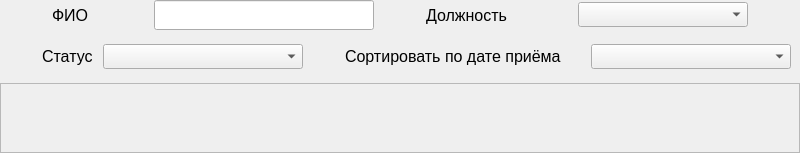
               <widget class="QWidget" name="employeesPage">
                <layout class="QVBoxLayout" name="verticalLayout_17">
                 <property name="spacing">
                  <number>0</number>
                 </property>
                 <property name="leftMargin">
                  <number>0</number>
                 </property>
                 <property name="topMargin">
                  <number>0</number>
                 </property>
                 <property name="rightMargin">
                  <number>0</number>
                 </property>
                 <property name="bottomMargin">
                  <number>0</number>
                 </property>
                 <item alignment="Qt::AlignTop">
                  <widget class="QWidget" name="efiltersWidget" native="true">
                   <property name="minimumSize">
                    <size>
                     <width>0</width>
                     <height>80</height>
                    </size>
                   </property>
                   <layout class="QVBoxLayout" name="verticalLayout_39">
                    <property name="spacing">
                     <number>0</number>
                    </property>
                    <property name="leftMargin">
                     <number>0</number>
                    </property>
                    <property name="topMargin">
                     <number>0</number>
                    </property>
                    <property name="rightMargin">
                     <number>0</number>
                    </property>
                    <property name="bottomMargin">
                     <number>5</number>
                    </property>
                    <item alignment="Qt::AlignTop">
                     <widget class="QWidget" name="widget_25" native="true">
                      <property name="minimumSize">
                       <size>
                        <width>800</width>
                        <height>0</height>
                       </size>
                      </property>
                      <property name="maximumSize">
                       <size>
                        <width>800</width>
                        <height>16777215</height>
                       </size>
                      </property>
                      <layout class="QHBoxLayout" name="horizontalLayout_31">
                       <property name="spacing">
                        <number>0</number>
                       </property>
                       <property name="leftMargin">
                        <number>0</number>
                       </property>
                       <property name="topMargin">
                        <number>0</number>
                       </property>
                       <property name="rightMargin">
                        <number>0</number>
                       </property>
                       <property name="bottomMargin">
                        <number>0</number>
                       </property>
                       <item>
                        <widget class="QLabel" name="label54">
                         <property name="minimumSize">
                          <size>
                           <width>50</width>
                           <height>30</height>
                          </size>
                         </property>
                         <property name="maximumSize">
                          <size>
                           <width>50</width>
                           <height>30</height>
                          </size>
                         </property>
                         <property name="font">
                          <font>
                           <pointsize>12</pointsize>
                          </font>
                         </property>
                         <property name="text">
                          <string>ФИО</string>
                         </property>
                        </widget>
                       </item>
                       <item>
                        <widget class="QLineEdit" name="fioLineEdit">
                         <property name="minimumSize">
                          <size>
                           <width>220</width>
                           <height>30</height>
                          </size>
                         </property>
                         <property name="maximumSize">
                          <size>
                           <width>220</width>
                           <height>30</height>
                          </size>
                         </property>
                         <property name="font">
                          <font>
                           <pointsize>12</pointsize>
                          </font>
                         </property>
                        </widget>
                       </item>
                       <item>
                        <widget class="QLabel" name="label_6">
                         <property name="minimumSize">
                          <size>
                           <width>100</width>
                           <height>30</height>
                          </size>
                         </property>
                         <property name="maximumSize">
                          <size>
                           <width>100</width>
                           <height>30</height>
                          </size>
                         </property>
                         <property name="font">
                          <font>
                           <pointsize>12</pointsize>
                          </font>
                         </property>
                         <property name="text">
                          <string>Должность</string>
                         </property>
                        </widget>
                       </item>
                       <item>
                        <widget class="QComboBox" name="ePositionComboBox">
                         <property name="minimumSize">
                          <size>
                           <width>170</width>
                           <height>25</height>
                          </size>
                         </property>
                         <property name="maximumSize">
                          <size>
                           <width>170</width>
                           <height>25</height>
                          </size>
                         </property>
                         <property name="font">
                          <font>
                           <pointsize>12</pointsize>
                          </font>
                         </property>
                        </widget>
                       </item>
                      </layout>
                     </widget>
                    </item>
                    <item alignment="Qt::AlignTop">
                     <widget class="QWidget" name="widget_24" native="true">
                      <property name="minimumSize">
                       <size>
                        <width>0</width>
                        <height>35</height>
                       </size>
                      </property>
                      <property name="maximumSize">
                       <size>
                        <width>800</width>
                        <height>48</height>
                       </size>
                      </property>
                      <layout class="QHBoxLayout" name="horizontalLayout_32">
                       <item alignment="Qt::AlignHCenter">
                        <widget class="QWidget" name="widget_21" native="true">
                         <property name="minimumSize">
                          <size>
                           <width>265</width>
                           <height>35</height>
                          </size>
                         </property>
                         <property name="maximumSize">
                          <size>
                           <width>16777215</width>
                           <height>16777215</height>
                          </size>
                         </property>
                         <layout class="QHBoxLayout" name="horizontalLayout_28">
                          <property name="spacing">
                           <number>0</number>
                          </property>
                          <property name="leftMargin">
                           <number>0</number>
                          </property>
                          <property name="topMargin">
                           <number>0</number>
                          </property>
                          <property name="rightMargin">
                           <number>0</number>
                          </property>
                          <property name="bottomMargin">
                           <number>0</number>
                          </property>
                          <item>
                           <widget class="QLabel" name="label55">
                            <property name="minimumSize">
                             <size>
                              <width>60</width>
                              <height>30</height>
                             </size>
                            </property>
                            <property name="maximumSize">
                             <size>
                              <width>60</width>
                              <height>30</height>
                             </size>
                            </property>
                            <property name="font">
                             <font>
                              <pointsize>12</pointsize>
                             </font>
                            </property>
                            <property name="text">
                             <string>Статус</string>
                            </property>
                           </widget>
                          </item>
                          <item>
                           <widget class="QComboBox" name="eStatusComboBox">
                            <property name="minimumSize">
                             <size>
                              <width>200</width>
                              <height>25</height>
                             </size>
                            </property>
                            <property name="maximumSize">
                             <size>
                              <width>200</width>
                              <height>25</height>
                             </size>
                            </property>
                            <property name="font">
                             <font>
                              <pointsize>12</pointsize>
                             </font>
                            </property>
                           </widget>
                          </item>
                         </layout>
                        </widget>
                       </item>
                       <item alignment="Qt::AlignHCenter">
                        <widget class="QWidget" name="widget_40" native="true">
                         <property name="minimumSize">
                          <size>
                           <width>320</width>
                           <height>35</height>
                          </size>
                         </property>
                         <property name="maximumSize">
                          <size>
                           <width>16777215</width>
                           <height>16777215</height>
                          </size>
                         </property>
                         <layout class="QHBoxLayout" name="horizontalLayout_48">
                          <property name="leftMargin">
                           <number>0</number>
                          </property>
                          <property name="topMargin">
                           <number>0</number>
                          </property>
                          <property name="rightMargin">
                           <number>0</number>
                          </property>
                          <property name="bottomMargin">
                           <number>0</number>
                          </property>
                          <item>
                           <widget class="QLabel" name="label56">
                            <property name="minimumSize">
                             <size>
                              <width>240</width>
                              <height>30</height>
                             </size>
                            </property>
                            <property name="maximumSize">
                             <size>
                              <width>240</width>
                              <height>30</height>
                             </size>
                            </property>
                            <property name="font">
                             <font>
                              <pointsize>12</pointsize>
                             </font>
                            </property>
                            <property name="text">
                             <string>Сортировать по дате приёма</string>
                            </property>
                           </widget>
                          </item>
                          <item>
                           <widget class="QComboBox" name="eDateComboBox">
                            <property name="minimumSize">
                             <size>
                              <width>200</width>
                              <height>25</height>
                             </size>
                            </property>
                            <property name="maximumSize">
                             <size>
                              <width>200</width>
                              <height>25</height>
                             </size>
                            </property>
                            <property name="font">
                             <font>
                              <pointsize>12</pointsize>
                             </font>
                            </property>
                           </widget>
                          </item>
                         </layout>
                        </widget>
                       </item>
                      </layout>
                     </widget>
                    </item>
                   </layout>
                  </widget>
                 </item>
                 <item>
                  <widget class="QWidget" name="employeesWidget" native="true">
                   <layout class="QVBoxLayout" name="verticalLayout_42">
                    <property name="spacing">
                     <number>0</number>
                    </property>
                    <property name="leftMargin">
                     <number>0</number>
                    </property>
                    <property name="topMargin">
                     <number>0</number>
                    </property>
                    <property name="rightMargin">
                     <number>0</number>
                    </property>
                    <property name="bottomMargin">
                     <number>0</number>
                    </property>
                    <item>
                     <widget class="QScrollArea" name="employeesScrollArea">
                      <property name="widgetResizable">
                       <bool>true</bool>
                      </property>
                      <widget class="QWidget" name="employeesScrollAreaWidgetContents">
                       <property name="geometry">
                        <rect>
                         <x>0</x>
                         <y>0</y>
                         <width>712</width>
                         <height>416</height>
                        </rect>
                       </property>
                       <layout class="QVBoxLayout" name="verticalLayout_43">
                        <property name="spacing">
                         <number>6</number>
                        </property>
                        <property name="leftMargin">
                         <number>0</number>
                        </property>
                        <property name="topMargin">
                         <number>0</number>
                        </property>
                        <property name="rightMargin">
                         <number>0</number>
                        </property>
                        <property name="bottomMargin">
                         <number>0</number>
                        </property>
                        <item>
                         <layout class="QVBoxLayout" name="emloyeesVerticalLayout" />
                        </item>
                       </layout>
                      </widget>
                     </widget>
                    </item>
                   </layout>
                  </widget>
                 </item>
                </layout>
               </widget>
